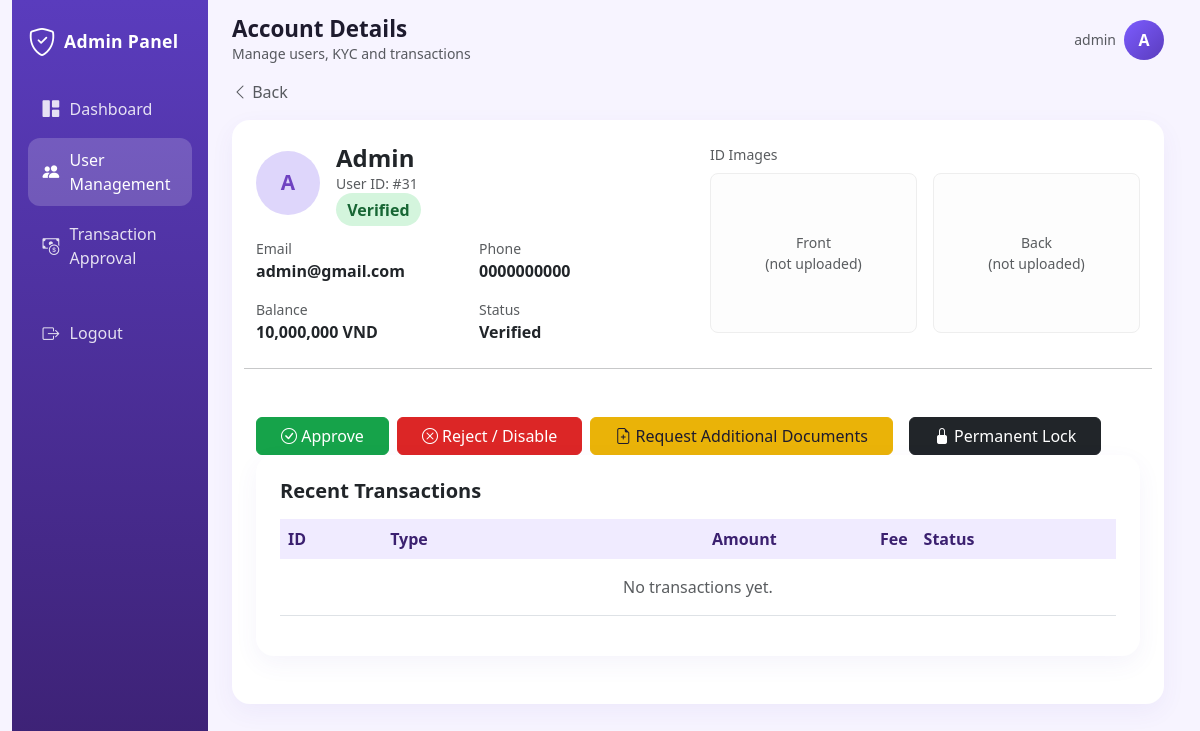
Page /user_details.php?id=31 (signed in) on the committed database.
### tables this page shows
CREATE TABLE `users` (
  `user_id` int(11) NOT NULL,
  `phone` varchar(20) NOT NULL,
  `email` varchar(100) NOT NULL,
  `full_name` varchar(100) NOT NULL,
  `dob` date NOT NULL,
  `address` text NOT NULL,
  `id_front_image` varchar(255) NOT NULL,
  `id_back_image` varchar(255) NOT NULL,
  `password` varchar(255) NOT NULL,
  `is_first_login` tinyint(1) DEFAULT 1,
  `role` enum('user','admin') DEFAULT 'user',
  `status` enum('pending','verified','disabled','updating') DEFAULT 'pending',
  `balance` decimal(15,2) DEFAULT 10000000.00,
  `failed_attempts` int(11) DEFAULT 0,
  `temp_lock_until` datetime DEFAULT NULL,
  `is_permanently_locked` tinyint(1) DEFAULT 0,
  `created_at` timestamp NOT NULL DEFAULT current_timestamp(),
  `id_front` varchar(255) DEFAULT NULL,
  `id_back` varchar(255) DEFAULT NULL,
  `id_status` varchar(20) DEFAULT 'unverified',
  `avatar` varchar(255) DEFAULT 'default.png'
);

### user_details.php (the view, shortened to what this page needs)
<?php
require_once 'db.php';
$userId = isset($_GET['id']) ? (int)$_GET['id'] : 0;
$stmt = $pdo->prepare("SELECT * FROM users WHERE user_id = :id LIMIT 1");
$stmt->execute([':id' => $userId]);
$user = $stmt->fetch();
$tStmt = $pdo->prepare("SELECT transaction_id, type, amount, fee, status
                        FROM transactions
                        WHERE user_id = :uid
                        ORDER BY transaction_id DESC
                        LIMIT 20");
$tStmt->execute([':uid' => $userId]);
$userTx = $tStmt->fetchAll();
include '_layout.php';
?>
<a href="admin_dashboard.php" class="text-decoration-none text-muted mb-3 d-inline-block" data-testid="back-link">
  <i class="bi bi-chevron-left"></i> Back
</a>
<div class="card panel-card p-3 p-md-4 mb-4" data-testid="user-details-card">
  <div class="row g-4">
    <div class="col-lg-6">
      <div class="d-flex align-items-center gap-3 mb-3">
        <div style="width:64px;height:64px;border-radius:50%;background:#ded6fb;display:flex;align-items:center;justify-content:center;color:#6f42c1;font-weight:700;font-size:1.3rem">
          <?= strtoupper(substr($user['full_name'] ?? 'U',0,1)) ?>
        </div>
        <div>
          <h4 class="mb-0 fw-bold" data-testid="user-name"><?= htmlspecialchars($user['full_name'] ?? '') ?></h4>
          <div class="text-muted small">User ID: #<?= (int)$user['user_id'] ?></div>
          <div class="mt-1">
           <?php
               $isLocked = isset($user['is_permanently_locked']) && (int)$user['is_permanently_locked'] === 1;
                 if ($isLocked) {
                  echo '<span class="badge rounded-pill bg-dark text-white px-3 py-1">Permanent Lock</span>';
               } else {
                  $st = !empty($user['status']) ? $user['status'] : 'pending';
                  $cls = 'bs-' . $st;
                  $display = htmlspecialchars(ucfirst(str_replace('_', ' ', $st)));
                  echo '<span class="badge-status '.$cls.'">'.$display.'</span>';
               }
            ?>
          </div>
        </div>
      </div>
      <div class="row g-3">
        <div class="col-sm-6">
          <div class="text-muted small">Email</div>
          <div class="fw-semibold" data-testid="user-email"><?= htmlspecialchars($user['email'] ?? '-') ?></div>
        </div>
        <div class="col-sm-6">
          <div class="text-muted small">Phone</div>
          <div class="fw-semibold" data-testid="user-phone"><?= htmlspecialchars($user['phone'] ?? '-') ?></div>
        </div>
        <div class="col-sm-6">
          <div class="text-muted small">Balance</div>
          <div class="fw-semibold" data-testid="user-balance"><?= number_format((float)$user['balance']) ?> VND</div>
        </div>
        <div class="col-sm-6">
          <div class="text-muted small">Status</div>
          <div class="fw-semibold text-capitalize"><?= htmlspecialchars($user['status']) ?></div>
        </div>
      </div>
    </div>
    <?php
      $uploadPath = 'uploads/';
      $idFront = !empty($user['id_front_image']) ? $uploadPath . $user['id_front_image'] : null;
      $idBack  = !empty($user['id_back_image'])  ? $uploadPath . $user['id_back_image']  : null;
    ?>
<div class="col-lg-6">
  <div class="text-muted small mb-2">ID Images</div>
  <div class="row g-3">
    <div class="col-6">
      <div class="id-image" data-testid="id-front" style="border: 1px solid #eee; border-radius: 8px; height: 160px; display: flex; align-items: center; justify-content: center; overflow: hidden; background: #fdfdfd;">
        <?php if ($idFront && file_exists($idFront)): ?>
          <img src="<?= htmlspecialchars($idFront) ?>" alt="ID Front" style="width: 100%; height: 100%; object-fit: contain;">
        <?php else: ?>
          <div class="text-center small text-muted">Front<br>(not uploaded)</div>
        <?php endif; ?>
      </div>
    </div>
    <div class="col-6">
      <div class="id-image" data-testid="id-back" style="border: 1px solid #eee; border-radius: 8px; height: 160px; display: flex; align-items: center; justify-content: center; overflow: hidden; background: #fdfdfd;">
        <?php if ($idBack && file_exists($idBack)): ?>
          <img src="<?= htmlspecialchars($idBack) ?>" alt="ID Back" style="width: 100%; height: 100%; object-fit: contain;">
        <?php else: ?>
          <div class="text-center small text-muted">Back<br>(not uploaded)</div>
        <?php endif; ?>
      </div>
    </div>
  </div>
</div>
  <hr class="my-4">
  <div class="d-flex flex-wrap gap-2" data-testid="user-actions">
    <?php if ((int)$user['is_permanently_locked'] === 1): ?>
      <button type="button" class="btn btn-unlock px-4"
              data-bs-toggle="modal" data-bs-target="#confirmActionModal"
              data-confirm-title="Confirm Action"
              data-confirm-sub="Are you sure you want to perform this action?"
              data-confirm-body="Unlock Account"
              data-confirm-desc="The account will be unlocked and failed login attempts reset to zero."
              data-confirm-btn="Confirm"
              data-confirm-variant="unlock"
              data-confirm-action="admin_actions.php"
              data-confirm-inputs='<?= json_encode(["action"=>"unlock_user","user_id"=>$user['user_id']]) ?>'
              data-testid="btn-unlock">
        <i class="bi bi-unlock-fill"></i> Unlock
      </button>
    <?php else: ?>
      <button type="button" class="btn btn-approve px-4"
              data-bs-toggle="modal" data-bs-target="#confirmActionModal"
              data-confirm-title="Confirm Action"
              data-confirm-sub="Are you sure you want to perform this action?"
              data-confirm-body="Approve Account"
              data-confirm-desc="This account will be activated and the user will gain full access to all features."
              data-confirm-btn="Confirm"
              data-confirm-variant="success"
              data-confirm-action="admin_actions.php"
              data-confirm-inputs='<?= json_encode(["action"=>"approve_user","user_id"=>$user['user_id']]) ?>'
              data-testid="btn-approve">
        <i class="bi bi-check-circle"></i> Approve
      </button>
      <button type="button" class="btn btn-reject px-4"
              data-bs-toggle="modal" data-bs-target="#confirmActionModal"
              data-confirm-title="Confirm Action"
              data-confirm-sub="Are you sure you want to perform this action?"
              data-confirm-body="Disable Account"
              data-confirm-desc="This account will be disabled and the user will no longer be able to log in."
              data-confirm-btn="Confirm"
              data-confirm-variant="danger"
              data-confirm-action="admin_actions.php"
              data-confirm-inputs='<?= json_encode(["action"=>"disable_user","user_id"=>$user['user_id']]) ?>'
              data-testid="btn-disable">
        <i class="bi bi-x-circle"></i> Reject / Disable
      </button>
      <button type="button" class="btn btn-docs px-4"
              data-bs-toggle="modal" data-bs-target="#confirmActionModal"
              data-confirm-title="Confirm Action"
              data-confirm-sub="Are you sure you want to perform this action?"
              data-confirm-body="Request Additional Documents"
              data-confirm-desc="The user will be asked to re-upload their ID card / KYC document images."
              data-confirm-btn="Confirm"
              data-confirm-variant="warning"
              data-confirm-action="admin_actions.php"
              data-confirm-inputs='<?= json_encode(["action"=>"request_docs","user_id"=>$user['user_id']]) ?>'
              data-testid="btn-request-docs">
        <i class="bi bi-file-earmark-plus"></i> Request Additional Documents
      </button>
      <button type="button" class="btn btn-dark px-4 ms-2"
      data-bs-toggle="modal" data-bs-target="#confirmActionModal"
      data-confirm-title="Confirm Permanent Lock"
      data-confirm-sub="Are you absolutely sure?"
      data-confirm-body="Permanent Lock Account"
      data-confirm-desc="This user will be permanently banned. All transactions will be frozen, and they cannot log in again."
      data-confirm-btn="Lock Account"
      data-confirm-variant="dark"
      data-confirm-action="admin_actions.php"
      data-confirm-inputs='<?= json_encode(["action"=>"permanent_lock","user_id"=>$user['user_id']]) ?>'
      data-testid="btn-permanent-lock">
        <i class="bi bi-lock-fill"></i> Permanent Lock
      </button>
    <?php endif; ?>
  </div>
</div>
<div class="card panel-card p-3 p-md-4 mb-4">
  <h5 class="fw-bold mb-3">Recent Transactions</h5>
  <div class="table-responsive">
    <table class="table admin-table align-middle" data-testid="user-tx-table">
      <thead>
        <tr>
          <th>ID</th>
          <th>Type</th>
          <th class="text-end">Amount</th>
          <th class="text-end">Fee</th>
          <th>Status</th>
        </tr>
      </thead>
      <tbody>
      <?php if (!$userTx): ?>
        <tr><td colspan="5" class="text-center text-muted py-3">No transactions yet.</td></tr>
      <?php else: foreach ($userTx as $t): ?>
        <tr>
          <td>#<?= (int)$t['transaction_id'] ?></td>
          <td class="text-capitalize"><?= htmlspecialchars($t['type']) ?></td>
          <td class="text-end"><?= number_format((float)$t['amount']) ?></td>
          <td class="text-end"><?= number_format((float)$t['fee']) ?></td>
          <td>
            <?php
              $cls = 'bs-' . $t['status'];
              echo '<span class="badge-status '.$cls.'">'.htmlspecialchars(ucfirst($t['status'])).'</span>';
            ?>
          </td>
        </tr>
      <?php endforeach; endif; ?>
      </tbody>
    </table>
  </div>
</div>
<?php include '_layout_footer.php'; ?>

### _layout.php (style rules this page uses)
:root { --purple-900:#3b2070; --purple-700:#5a3cbd; --purple-500:#7c5cff; --purple-300:#c7b8ff; --purple-100:#efeaff; --purple-50:#f7f4ff; --ink:#1e1b2e; --muted:#6c6a7a; }
html, body { background: var(--purple-50); }
body { font-family: system-ui,-apple-system,Segoe UI,Roboto,sans-serif; color: var(--ink); }
a { text-decoration: none; }
.panel-card { background: #fff; border: 0; border-radius: 18px; box-shadow: 0 8px 24px rgba(90,60,180,.06); }
table.admin-table thead th { background: #f0ebff; color: var(--purple-900); font-weight: 600; border-bottom: 0; }
table.admin-table tbody td { vertical-align: middle; }
.badge-status { border-radius: 999px; padding: .35em .7em; font-weight:600; }
.bs-verified { background:#d4f5dd; color:#176634; }
.btn-approve { background:#16a34a;border-color:#16a34a;color:#fff; }
.btn-reject { background:#dc2626;border-color:#dc2626;color:#fff; }
.btn-docs { background:#eab308;border-color:#eab308;color:#1e1b2e; }
.id-image { background:#e8e5f2; border-radius:12px; height:180px; width:100%; display:flex;align-items:center;justify-content:center; overflow:hidden; color:#8a86a3; }

### rows in the picture
users: full_name "A", full_name "Admin", user_id "31", status "Verified", email "admin@gmail.com", phone "0000000000", balance "10,000,000"

### other values in the picture
$pageTitle "Account Details"
$_SESSION['admin_email'] "admin"
